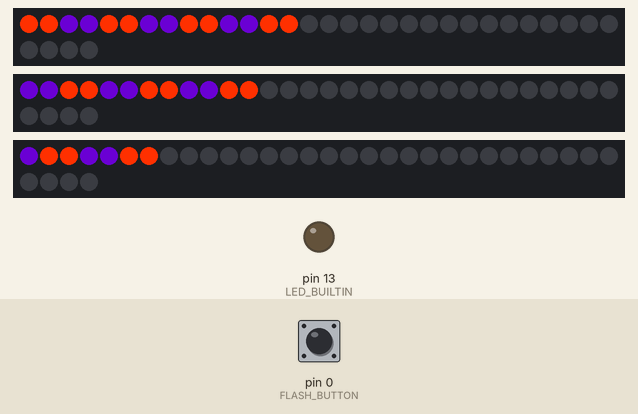
Simulated run of this sketch. Board: Arduino Uno, built with avr-gcc and run on an emulated ATmega328P. Parts: 3 × 34 RGB LEDs in strip order, left to right, continuing on the next row, output pins drawn as LEDs (lit = HIGH). The inputs (shaded band) are chosen by the test bench; at power-on: pin 0 (FLASH_BUTTON) HIGH. The strip is taken to match the declared colour order.

Above: at 1.05 s.
1.3 s: pin 0 (FLASH_BUTTON) pulled LOW for 0.15 s
At 2.83 s:
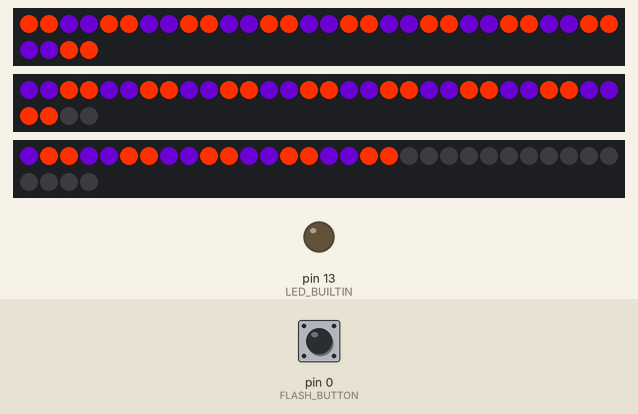
At 3.27 s:
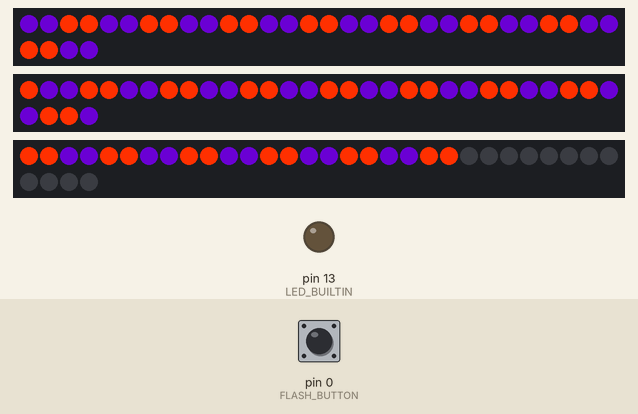

The sketch:

crazydaisy.ino
```cpp
#include <WS2812FX.h>
#include <EasyButton.h>

#define LED_COUNT 34
#define LED_PIN0 1
#define LED_PIN6 3
#define LED_PIN9 15
#define FLASH_BUTTON 0

#define TIMER_MS 1000

// Parameter 1 = number of pixels in strip
// Parameter 2 = Arduino pin number (most are valid)
// Parameter 3 = pixel type flags, add together as needed:
//   NEO_KHZ800  800 KHz bitstream (most NeoPixel products w/WS2812 LEDs)
//   NEO_KHZ400  400 KHz (classic 'v1' (not v2) FLORA pixels, WS2811 drivers)
//   NEO_GRB     Pixels are wired for GRB bitstream (most NeoPixel products)
//   NEO_RGB     Pixels are wired for RGB bitstream (v1 FLORA pixels, not v2)
//   NEO_RGBW    Pixels are wired for RGBW bitstream (NeoPixel RGBW products)

EasyButton flashButton(FLASH_BUTTON);
WS2812FX strip0 = WS2812FX(LED_COUNT, LED_PIN0, NEO_GRB + NEO_KHZ800);
WS2812FX strip1 = WS2812FX(LED_COUNT, LED_PIN6, NEO_RGB + NEO_KHZ800);
WS2812FX strip2 = WS2812FX(LED_COUNT, LED_PIN9, NEO_GRB + NEO_KHZ800);

void onFlashButtonPressed(){
  digitalWrite(LED_BUILTIN, HIGH);
}

void setup() {
  pinMode(LED_BUILTIN, OUTPUT);
  flashButton.begin();
  flashButton.onPressed(onFlashButtonPressed);
  strip0.init();
  strip0.setBrightness(255);
  strip0.setSpeed(2500);
  strip0.setMode(FX_MODE_HALLOWEEN);
  strip0.start();
  strip1.init();
  strip1.setBrightness(255);
  strip1.setSpeed(3000);
  strip1.setMode(FX_MODE_HALLOWEEN);
  strip1.start();
  strip2.init();
  strip2.setBrightness(255);
  strip2.setSpeed(5000);
  strip2.setMode(FX_MODE_HALLOWEEN);
  strip2.start();
}

void loop() {
  digitalWrite(LED_BUILTIN, LOW);
  flashButton.read();
  strip0.service();
  strip1.service();
  strip2.service();
}
```
